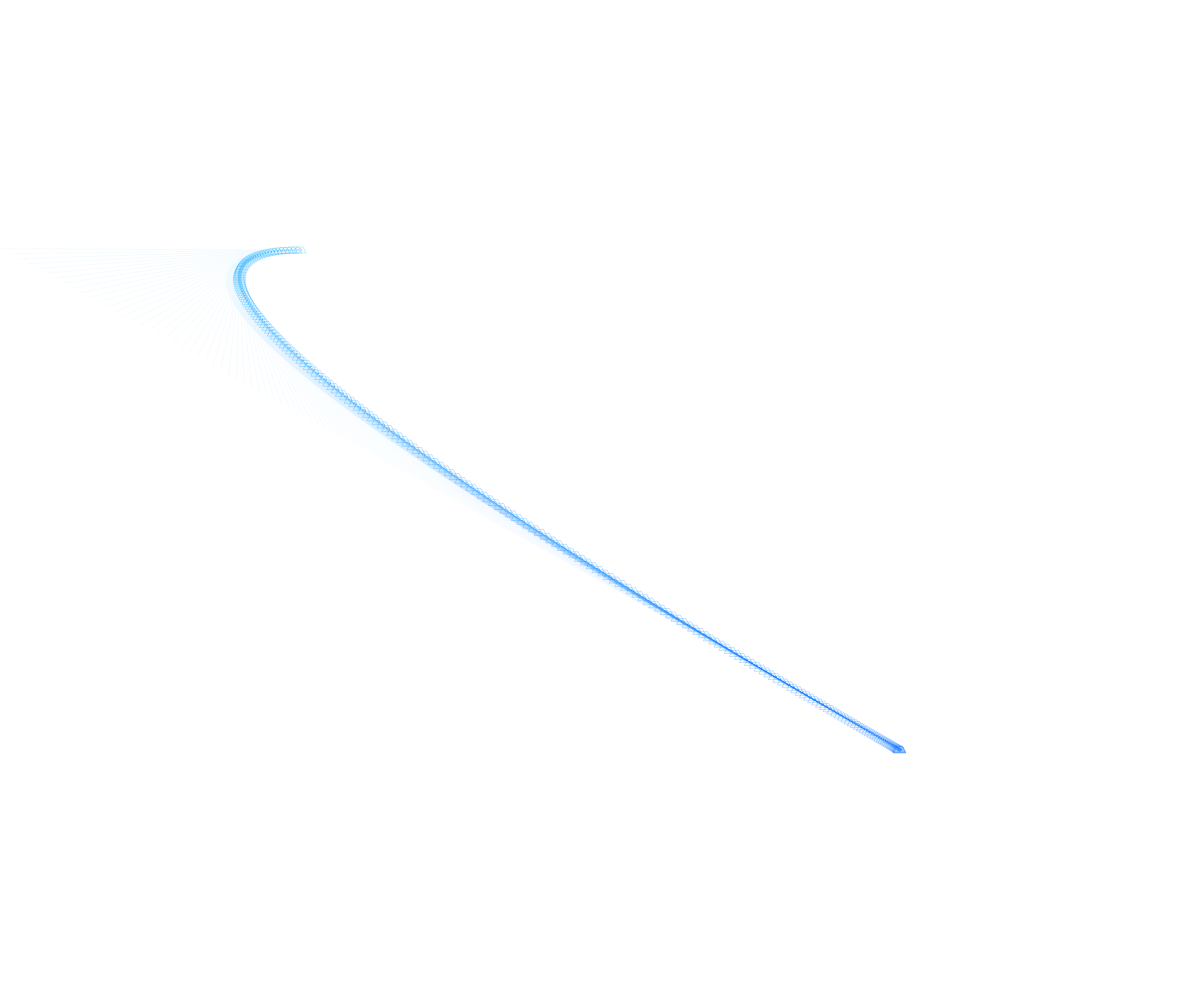
Frame 1 (no input)
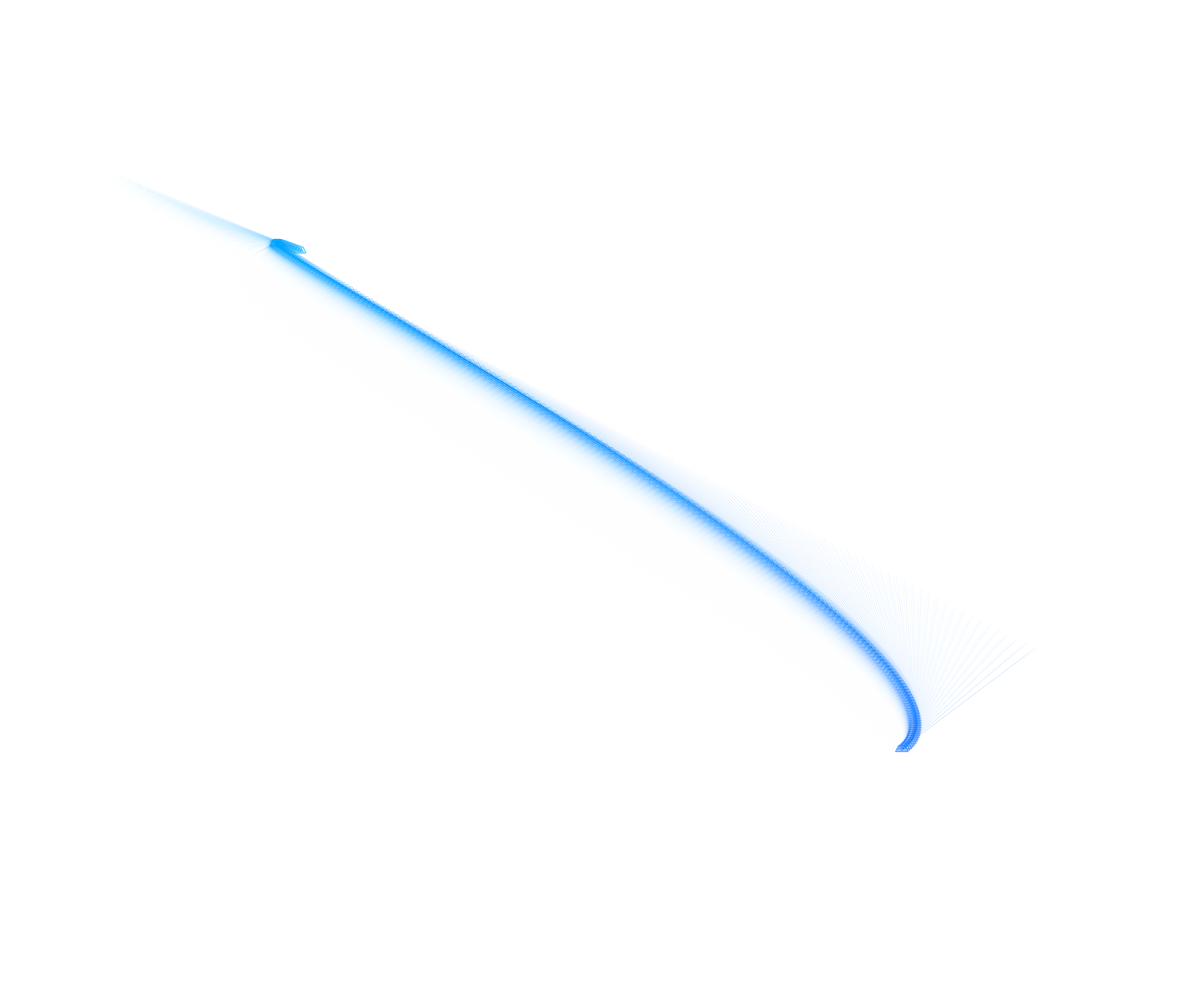
Frame 60 (no input)
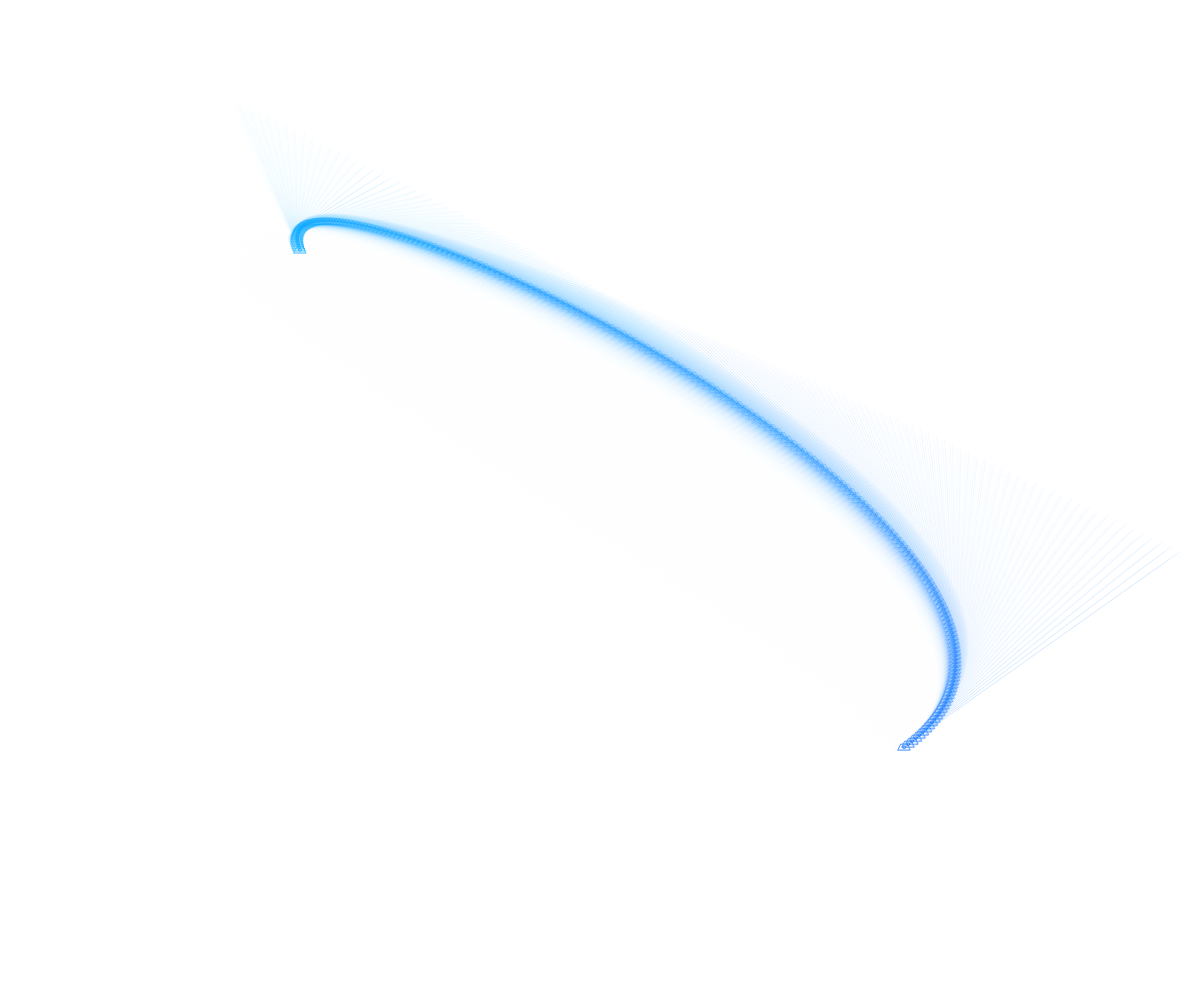
Frame 120 (the mouse pressed at the canvas centre since frame 60)

The p5.js sketch that drew these frames (run headless with seeded random() and noise() and a simulated clock; from frame 60 on, the mouse is pressed at the canvas centre):

// p5.js sketch
// ── sketch.js
let p0, p1;
function setup() {
  createCanvas(windowWidth, windowHeight);
  let wt = width / 4;
  let ht = height / 4;
  p0 = new Particle(wt, height / 2 - ht);
  p1 = new Particle(width / 4 - wt, ht);
  p2 = new Particle((3 * width) / 4, height - ht);
  p3 = new Particle(width - wt, height / 2 + ht);
}

function draw() {
  background("#FFFFFF35");

  stroke("#69829D");
  p1.update();
  p2.update();

  let delta = 0.005;
  colorMode(HSB);

  noFill();
  for (let t = 0; t <= 1; t += delta) {
    stroke(200 + t * 15, 255, 255, 0.3);

    let v = cubic(p0, p1, p2, p3, t);
  }
}

function cubic(p0, p1, p2, p3, t) {
  let v1 = quadratic(p0, p1, p2, t);
  let v2 = quadratic(p1, p2, p3, t);
  let x = lerp(v1.x, v2.x, t);
  let y = lerp(v1.y, v2.y, t);
  let d = 3;
  strokeWeight(0.8);
  circle(x, y, 3);
  quad(x - d, y - d, x + d, y - d, x + d * 2, y + d, x - d * 2, y + d);
  strokeWeight(0.15);
  line(v1.x, v1.y, v2.x, v2.y);
  return createVector(x, y);
}

function quadratic(p0, p1, p2, t) {
  let x1 = lerp(p0.x, p1.x, t);
  let y1 = lerp(p0.y, p1.y, t);
  let x2 = lerp(p1.x, p2.x, t);
  let y2 = lerp(p1.y, p2.y, t);
  let x = lerp(x1, x2, t);
  let y = lerp(y1, y2, t);
  // line(x1, y1, x2, y2)
  return createVector(x, y);
}

// ── particle.js
class Particle {
  constructor(x, y) {
    this.x = x;
    this.y = y;
    this.dx = random(-4, 4);
    this.dy = random(-4, 4);
  }

  update() {
    this.x += this.dx;
    this.y += this.dy;

    if (this.x >= width || this.x < 0) {
      this.dx *= -1;
    }

    if (this.y >= height || this.y < 0) {
      this.dy *= -1;
    }
  }
}
